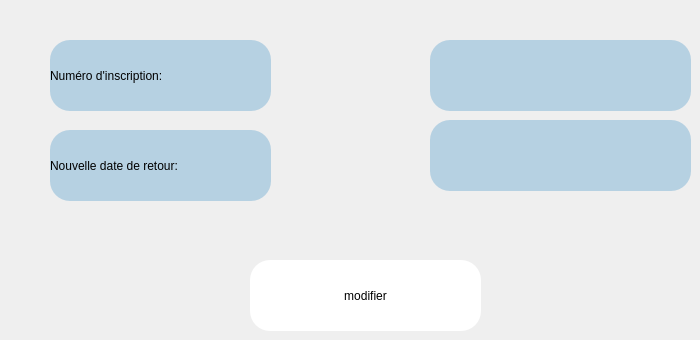
      <widget class="QWidget" name="modi_retor">
       <widget class="QLabel" name="label_45">
        <property name="geometry">
         <rect>
          <x>50</x>
          <y>40</y>
          <width>221</width>
          <height>71</height>
         </rect>
        </property>
        <property name="styleSheet">
         <string notr="true">font: 12pt &quot;Palatino Linotype&quot;;
background-color: rgb(182, 209, 226);
border-radius:20px;</string>
        </property>
        <property name="text">
         <string>Numéro d'inscription:</string>
        </property>
       </widget>
       <widget class="QLabel" name="label_46">
        <property name="geometry">
         <rect>
          <x>50</x>
          <y>130</y>
          <width>221</width>
          <height>71</height>
         </rect>
        </property>
        <property name="styleSheet">
         <string notr="true">font: 12pt &quot;Palatino Linotype&quot;;
background-color: rgb(182, 209, 226);
border-radius:20px;</string>
        </property>
        <property name="text">
         <string>Nouvelle date de retour:</string>
        </property>
       </widget>
       <widget class="QLineEdit" name="inscri5">
        <property name="geometry">
         <rect>
          <x>430</x>
          <y>40</y>
          <width>261</width>
          <height>71</height>
         </rect>
        </property>
        <property name="styleSheet">
         <string notr="true">font: 12pt &quot;Palatino Linotype&quot;;
background-color: rgb(182, 209, 226);
border-radius:20px;</string>
        </property>
       </widget>
       <widget class="QLineEdit" name="date8">
        <property name="geometry">
         <rect>
          <x>430</x>
          <y>120</y>
          <width>261</width>
          <height>71</height>
         </rect>
        </property>
        <property name="styleSheet">
         <string notr="true">font: 12pt &quot;Palatino Linotype&quot;;
background-color: rgb(182, 209, 226);
border-radius:20px;</string>
        </property>
       </widget>
       <widget class="QPushButton" name="modi_retour">
        <property name="geometry">
         <rect>
          <x>250</x>
          <y>260</y>
          <width>231</width>
          <height>71</height>
         </rect>
        </property>
        <property name="styleSheet">
         <string notr="true">border-radius:20px;
font: 75 12pt &quot;Palatino Linotype&quot;;
background-color: rgb(255, 255, 255);
color: rgb(0, 0, 0);</string>
        </property>
        <property name="text">
         <string>modifier</string>
        </property>
       </widget>
      </widget>
